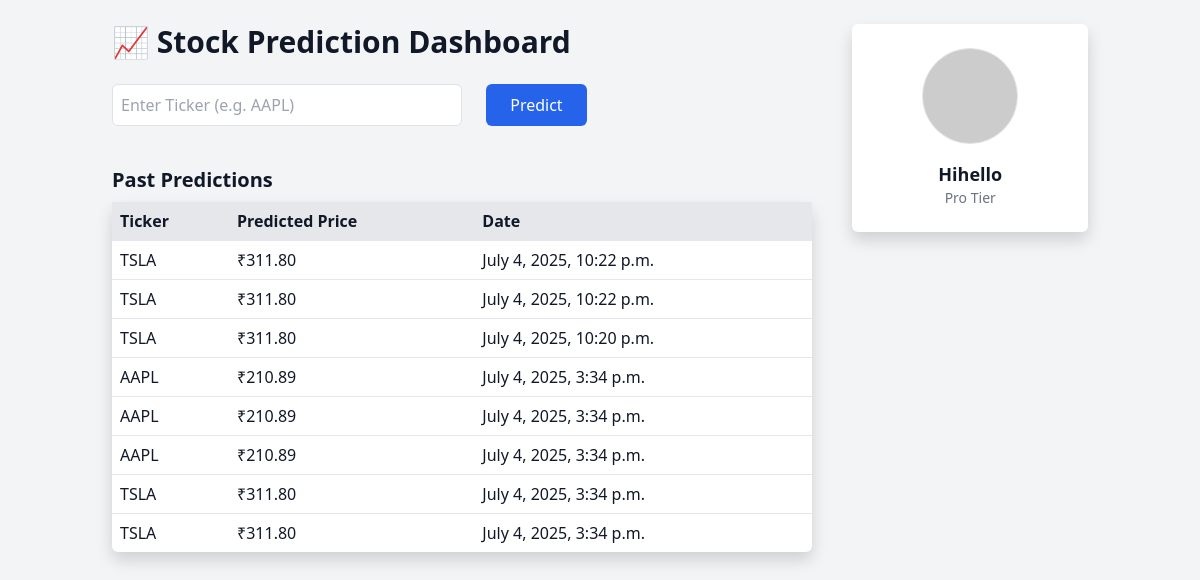
The app's page /api/v1/dashboard/ (signed in), older data.
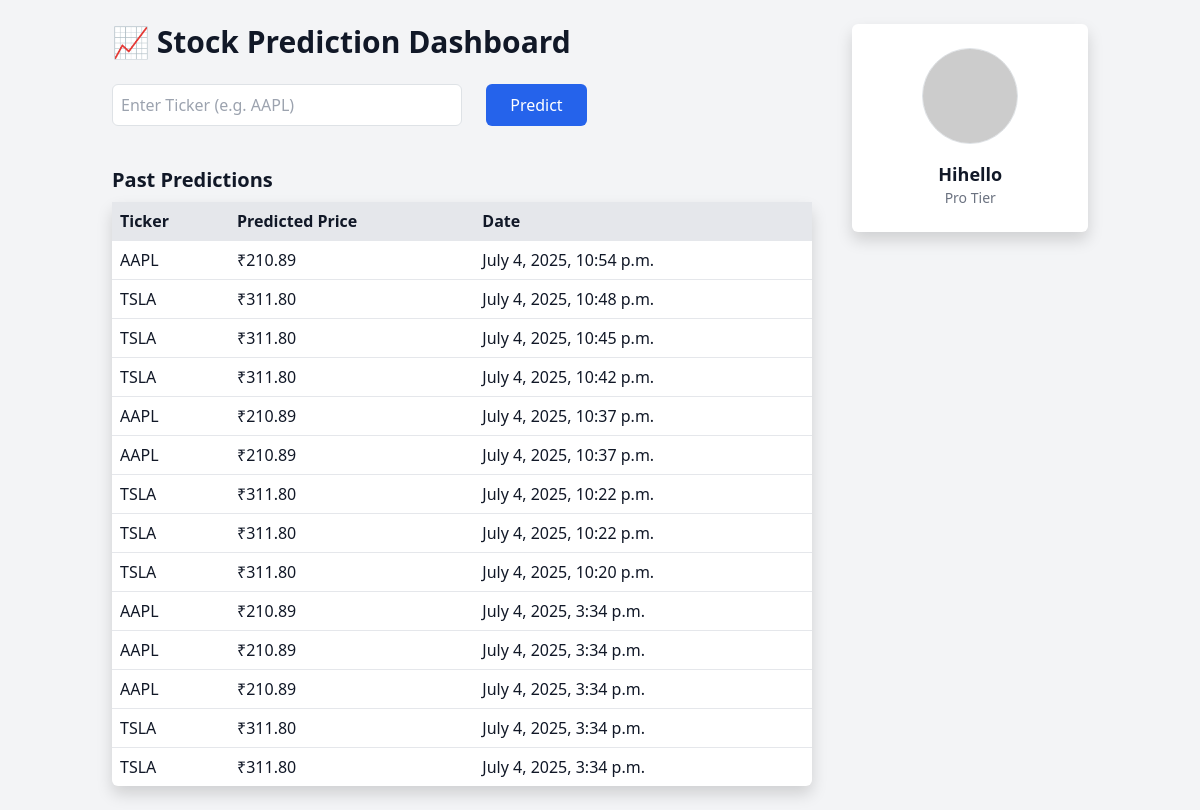
The same page, newer data.
### core/models.py (models this page shows, shortened)
class Prediction(models.Model):
    user = models.ForeignKey(User, on_delete=models.CASCADE)
    ticker = models.CharField(max_length=10)
    created_at = models.DateTimeField(auto_now_add=True)
    next_day_price = models.FloatField()
    metrics = models.JSONField()
    plot1_url = models.CharField(max_length=255)
    plot2_url = models.CharField(max_length=255)

class UserProfile(models.Model):
    user = models.OneToOneField(User, on_delete=models.CASCADE)
    tier = models.CharField(
        max_length=10,
        choices=[("free", "Free"), ("pro", "Pro")],
        default="free"
    )
    predictions_today = models.IntegerField(default=0)
    last_reset = models.DateField(auto_now_add=True)

### core/views/prediction_views.py (the view)
# urls.py: path('dashboard/', dashboard, name='dashboard'),
@login_required
def dashboard(request):
    user = request.user
    profile, created = UserProfile.objects.get_or_create(user=user)
    predictions = Prediction.objects.filter(user=user).order_by('-created_at')
    return render(request, "dashboard.html", {
        "predictions": predictions,
        "profile": profile
    })

### core/templates/dashboard.html (shortened to what this page needs)
<link href="https://cdn.jsdelivr.net/npm/bootstrap@5.3.7/dist/css/bootstrap.min.css" rel="stylesheet">
{% extends 'base.html' %} {% block title %}Dashboard{% endblock %} {% block content %}
<div class="flex justify-between items-start gap-10">
    <div class="w-3/4">
        <h1 class="text-3xl font-bold mb-6">📈 Stock Prediction Dashboard</h1>
        <form id="predict-form" class="flex gap-4 mb-4">
            <input type="text" id="ticker-input" placeholder="Enter Ticker (e.g. AAPL)" class="border p-2 rounded w-1/2" required>
            <button type="submit" class="bg-blue-600 text-white px-4 py-2 rounded">Predict</button>
        </form>
        <h2 class="text-xl font-semibold mt-10 mb-2">Past Predictions</h2>
        <table class="table-auto w-full bg-white shadow rounded">
            <thead class="bg-gray-200">
                <tr>
                    <th class="p-2">Ticker</th>
                    <th class="p-2">Predicted Price</th>
                    <th class="p-2">Date</th>
                </tr>
            </thead>
            <tbody>
                {% for prediction in predictions %}
                <tr class="border-t">
                    <td class="p-2">{{ prediction.ticker }}</td>
                    <td class="p-2">₹{{ prediction.next_day_price|floatformat:2 }}</td>
                    <td class="p-2">{{ prediction.created_at }}</td>
                </tr>
                {% empty %}
                <tr>
                    <td colspan="3" class="text-center p-2">No predictions yet.</td>
                </tr>
                {% endfor %}
            </tbody>
        </table>
    </div>
    <div class="w-1/4 bg-white p-4 shadow rounded text-center">
        <img src="https://ui-avatars.com/api/?name={{ request.user.username }}&background=random&size=128" alt="Avatar" class="w-24 h-24 mx-auto rounded-full border mb-3">
        <h2 class="text-lg font-semibold">{{ request.user.username }}</h2>
        <p class="text-sm text-gray-500 capitalize">{{ profile.tier }} tier</p>
    </div>
</div>
{% endblock %}

### core/templates/base.html (shortened to what this page needs)
<!DOCTYPE html>
<html lang="en">
<head>
    <link href="https://cdn.jsdelivr.net/npm/tailwindcss@2.2.19/dist/tailwind.min.css" rel="stylesheet"> {% block head %}{% endblock %}
</head>
<body class="bg-gray-100 text-gray-900">
    <div class="container mx-auto px-4 py-6">
        {% block content %}{% endblock %}
    </div>
</body>
</html>

Row changes from the older to the newer data that the page shows:
added Prediction: ticker "AAPL", next_day_price "210.89", created_at "July 4, 2025, 10:54 p.m."
added Prediction: ticker "TSLA", next_day_price "311.80", created_at "July 4, 2025, 10:48 p.m."
added Prediction: ticker "TSLA", next_day_price "311.80", created_at "July 4, 2025, 10:45 p.m."
added Prediction: ticker "TSLA", next_day_price "311.80", created_at "July 4, 2025, 10:42 p.m."
added Prediction: ticker "AAPL", next_day_price "210.89", created_at "July 4, 2025, 10:37 p.m."
added Prediction: ticker "AAPL", next_day_price "210.89", created_at "July 4, 2025, 10:37 p.m."
